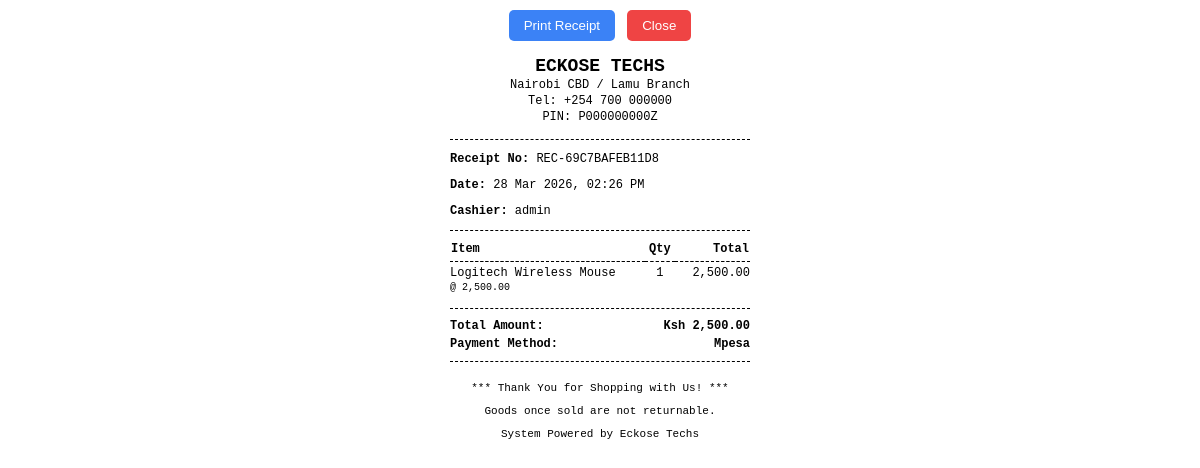
The page /pages/receipt.php?receipt_no=REC-69C7BAFEB11D8 (signed in) on the database its author committed.
### tables this page shows
CREATE TABLE `sales` (
  `id` int(11) NOT NULL,
  `receipt_no` varchar(50) NOT NULL,
  `user_id` int(11) DEFAULT NULL,
  `branch_id` int(11) DEFAULT NULL,
  `customer_id` int(11) DEFAULT NULL,
  `total_amount` decimal(10,2) NOT NULL,
  `payment_method` enum('Cash','Mpesa','Card') NOT NULL,
  `payment_status` enum('Paid','Pending','Failed') DEFAULT 'Paid',
  `created_at` timestamp NOT NULL DEFAULT current_timestamp()
);

CREATE TABLE `users` (
  `id` int(11) NOT NULL,
  `username` varchar(50) NOT NULL,
  `password` varchar(255) NOT NULL,
  `role` enum('Admin','Cashier') DEFAULT 'Cashier',
  `branch_id` int(11) DEFAULT NULL,
  `created_at` timestamp NOT NULL DEFAULT current_timestamp()
);

CREATE TABLE `sale_items` (
  `id` int(11) NOT NULL,
  `sale_id` int(11) DEFAULT NULL,
  `product_id` int(11) DEFAULT NULL,
  `quantity` int(11) NOT NULL,
  `unit_price` decimal(10,2) NOT NULL,
  `subtotal` decimal(10,2) NOT NULL
);

CREATE TABLE `products` (
  `id` int(11) NOT NULL,
  `barcode` varchar(100) DEFAULT NULL,
  `product_name` varchar(150) NOT NULL,
  `description` text DEFAULT NULL,
  `image` varchar(255) DEFAULT 'default.png',
  `cost_price` decimal(10,2) NOT NULL,
  `selling_price` decimal(10,2) NOT NULL,
  `stock_quantity` int(11) DEFAULT 0,
  `min_stock_level` int(11) DEFAULT 5,
  `supplier_id` int(11) DEFAULT NULL,
  `created_at` timestamp NOT NULL DEFAULT current_timestamp()
);

### pages/receipt.php (the view, shortened to what this page needs)
<?php
require_once '../config/database.php';
$receipt_no = $_GET['receipt_no'];
$stmt = $pdo->prepare("SELECT s.*, u.username as cashier_name
                       FROM sales s
                       JOIN users u ON s.user_id = u.id
                       WHERE s.receipt_no = ?");
$stmt->execute([$receipt_no]);
$sale = $stmt->fetch();
$stmt_items = $pdo->prepare("SELECT si.*, p.product_name
                             FROM sale_items si
                             JOIN products p ON si.product_id = p.id
                             WHERE si.sale_id = ?");
$stmt_items->execute([$sale['id']]);
$items = $stmt_items->fetchAll();
?>
<!DOCTYPE html>
<html lang="en">
<head>
</head>
<body>
    <div class="no-print text-center" style="margin-bottom: 15px;">
        <button onclick="window.print()" style="padding: 8px 15px; cursor: pointer; background: #3b82f6; color: white; border: none; border-radius: 5px;">Print Receipt</button>
        <button onclick="window.close()" style="padding: 8px 15px; cursor: pointer; background: #ef4444; color: white; border: none; border-radius: 5px; margin-left: 5px;">Close</button>
    </div>
    <div class="header">
        <h2>ECKOSE TECHS</h2>
        <p>Nairobi CBD / Lamu Branch</p>
        <p>Tel: +254 700 000000</p>
        <p>PIN: P000000000Z</p>
    </div>
    <div class="divider"></div>
    <div class="meta-data">
        <p><strong>Receipt No:</strong> <?= htmlspecialchars($sale['receipt_no']) ?></p>
        <p><strong>Date:</strong> <?= date('d M Y, h:i A', strtotime($sale['created_at'])) ?></p>
        <p><strong>Cashier:</strong> <?= htmlspecialchars($sale['cashier_name']) ?></p>
    </div>
    <div class="divider"></div>
    <table>
        <thead>
            <tr>
                <th>Item</th>
                <th class="text-center">Qty</th>
                <th class="text-right">Total</th>
            </tr>
        </thead>
        <tbody>
            <?php foreach($items as $item): ?>
            <tr>
                <td style="max-width: 150px;"><?= htmlspecialchars($item['product_name']) ?> <br><small>@ <?= number_format($item['unit_price'], 2) ?></small></td>
                <td class="text-center"><?= $item['quantity'] ?></td>
                <td class="text-right"><?= number_format($item['subtotal'], 2) ?></td>
            </tr>
            <?php endforeach; ?>
        </tbody>
    </table>
    <div class="divider"></div>
    <div class="totals">
        <p><span>Total Amount:</span> <span>Ksh <?= number_format($sale['total_amount'], 2) ?></span></p>
        <p><span>Payment Method:</span> <span><?= htmlspecialchars($sale['payment_method']) ?></span></p>
    </div>
    <div class="divider"></div>
    <div class="footer">
        <p>*** Thank You for Shopping with Us! ***</p>
        <p>Goods once sold are not returnable.</p>
        <p>System Powered by Eckose Techs</p>
    </div>
</body>
</html>

### pages/receipt.php (style rules this page uses)
body { font-family: 'Courier New', Courier, monospace; font-size: 12px; color: #000; background-color: #fff; margin: 0; padding: 10px; width: 300px; margin: auto; }
.header { text-align: center; margin-bottom: 15px; }
.header h2 { margin: 0; font-size: 18px; }
.header p { margin: 2px 0; }
.divider { border-top: 1px dashed #000; margin: 10px 0; }
.meta-data { margin-bottom: 10px; }
table { width: 100%; border-collapse: collapse; margin-bottom: 10px; }
th { text-align: left; border-bottom: 1px dashed #000; padding-bottom: 5px; }
td { padding: 4px 0; vertical-align: top; }
.text-right { text-align: right; }
.text-center { text-align: center; }
.totals { margin-top: 10px; font-weight: bold; }
.totals p { margin: 4px 0; display: flex; justify-content: space-between; }
.footer { text-align: center; margin-top: 20px; font-size: 11px; }

### rows shown on the page
sales: receipt_no "REC-69C7BAFEB11D8", created_at "28 Mar 2026, 02:26 PM", user.username "admin", total_amount "2,500.00", payment_method "Mpesa"
sale_items: product.product_name "Logitech Wireless Mouse", unit_price "2,500.00", quantity "1", subtotal "2,500.00"
